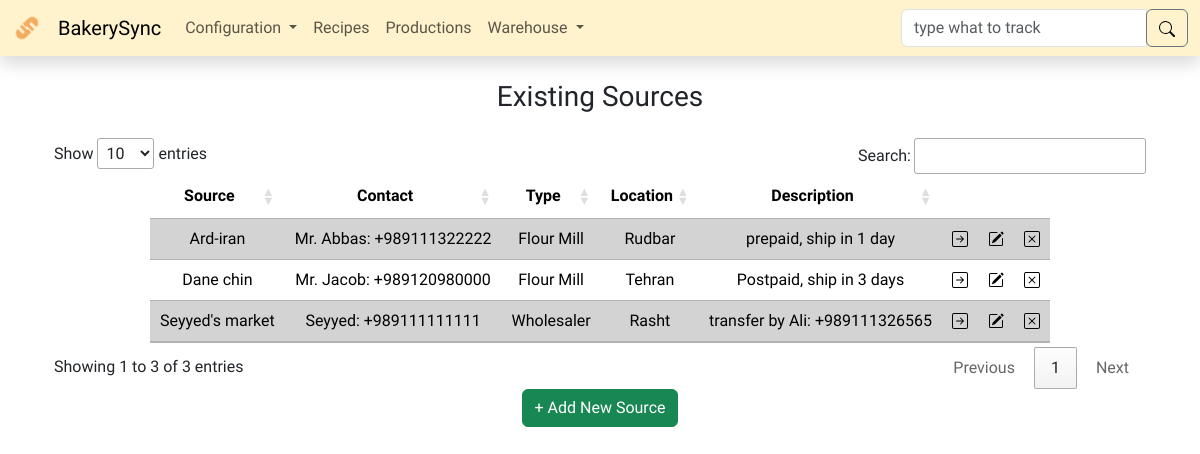
The app's page /sources/, older data.
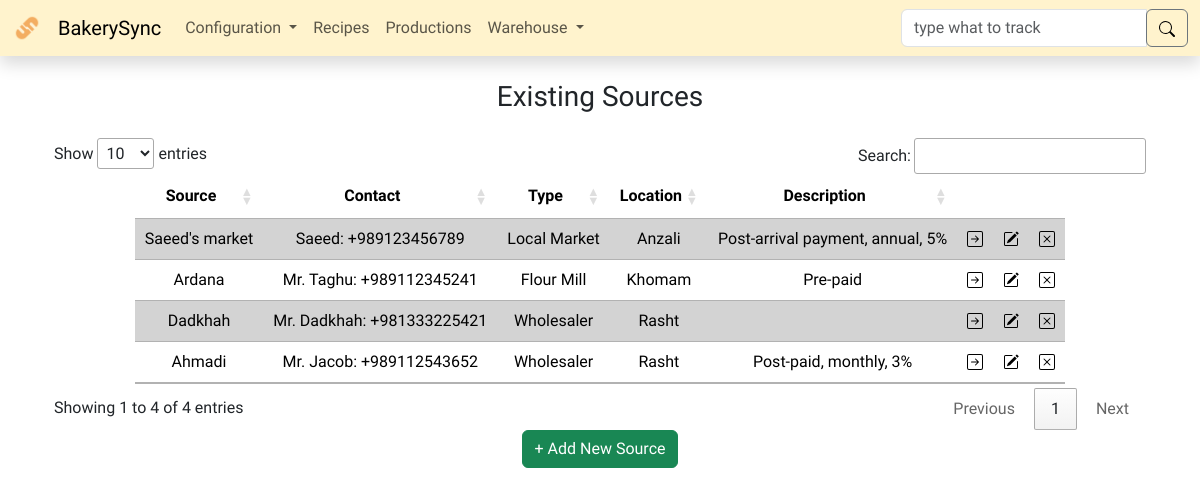
The same page, newer data.
### models.py (models this page shows, shortened)
class BaseModel(db.Model):
    __abstract__ = True
    id = db.Column(db.Integer, primary_key=True)

class Source(BaseModel):
    name = db.Column(db.String(255), unique=True, nullable=False)
    contact_person = db.Column(db.String(255))
    contact_information = db.Column(db.String(255))
    type = db.Column(db.String(255), nullable=False)
    location = db.Column(db.String(255))
    description = db.Column(db.String(255))
    arrivals = db.relationship('IngredientArrival', backref='source')

### routes/sources.py (the view)
@sources_bp.route('/', methods=['GET', 'POST'])
def sources():
    if request.method == 'POST':
        name = request.form['name'].capitalize()
        contact_person = request.form['contact_person'].title()
        contact_information = request.form['contact_information']
        type = request.form['type'].title()
        location = request.form['location'].title()
        description = request.form['description']
        new_source = Source(
            name=name,
            contact_person=contact_person,
            contact_information=contact_information,
            type=type,
            location=location,
            description=description
        )
        try:
            db.session.add(new_source)
            db.session.commit()
            flash('New source added successfully', 'success')
            return redirect(url_for('sources.sources'))
        except Exception as e:
            if 'UNIQUE constraint failed: source.name' in str(e):
                flash(
                    f'Can not add another source with the name {name}. Source name must be unique. Please choose a different name.', 'warning')
            else:
                flash(f'Error: {str(e)}', 'warning')
            db.session.rollback()  # Rollback any changes to the database
            return redirect(url_for('sources.sources'))
    else:
        sources = Source.query.all()
        return render_template('sources.html', sources=sources)

### app.py (called while the page is built)
@app.after_request
def after_request(response):
    response.headers["Cache-Control"] = "no-cache, no-store, must-revalidate"
    response.headers["Expires"] = 0
    response.headers["Pragma"] = "no-cache"
    return response

@app.template_filter('escape_html')
def escape_html_filter(s):
    result = ""
    for c in s:
        if c in ["'", '"']:
            result += "\\" + c
        else:
            result += c
    return result

### templates/sources.html (shortened to what this page needs)
{% extends "layout.html" %}
{%block main %}
<div class="container mx-auto text-center">
  <div class="container mx-auto">
    <h3 class="my-4">Existing Sources</h3>
    <table id="source_table" class="table table-striped w-auto mx-auto">
      <thead>
        <tr>
          <th>Source</th>
          <th>Contact</th>
          <th>Type</th>
          <th>Location</th>
          <th>Description</th>
          <th></th>
          <th></th>
          <th></th>
        </tr>
      </thead>
      <tbody>
        {% for source in sources %}
        <tr>
          <td>{{ source.name }}</td>
          <td>{{ source.contact_person }}: {{ source.contact_information }}</td>
          <td>{{ source.type }}</td>
          <td>{{ source.location }}</td>
          <td>{{ source.description }}</td>
          <td>
            <form action="{{ url_for('sources.track') }}" method="post">
              <input
                type="image"
                src="/static/icons/arrow-right-square.svg"
                alt="track"
                name="source_track"
                title="Track {{ source.name }}"
              />
            </form>
          </td>
          <td>
            <img
              src="/static/icons/pencil-square.svg"
              alt="edit"
              name="source_edit"
              type="button"
              class="edit-source"
              title="Edit {{ source.name }}"
              data-bs-toggle="offcanvas"
              data-bs-target="#EditCanvas"
              aria-controls="EditCanvas"
              onclick="populateCanvas(
              '{{ source.id }}',
              '{{ source.name|escape_html }}',
              '{{ source.contact_person|escape_html }}',
              '{{ source.contact_information|escape_html }}',
              '{{ source.type|escape_html }}',
              '{{ source.location|escape_html }}',
              '{{ source.description|escape_html }}'
            );"
            />
          </td>
          <td>
            <form
              id="del-{{ source.id }}"
              action="{{ url_for('sources.delete_source') }}"
              method="post"
            >
              <img
                src="/static/icons/x-square.svg"
                alt="delete"
                name="source_delete"
                type="submit"
                title="Delete {{ source.name }}"
                onclick="return confirmDelete('del-{{ source.id }}', '{{ source.name|escape_html }}');"
              />
            </form>
          </td>
        </tr>
        {% endfor %}
      </tbody>
    </table>
  </div>
  <button
    class="btn btn-success"
    type="button"
    data-bs-toggle="offcanvas"
    data-bs-target="#AddCanvas"
    aria-controls="AddCanvas"
  >
    + Add New Source
  </button>
</div>
{% endblock %}

### templates/layout.html (shortened to what this page needs)
<!DOCTYPE html>
<html lang="en">
  <head>
    <link
      href="https://cdn.jsdelivr.net/npm/bootstrap@5.3.2/dist/css/bootstrap.min.css"
      rel="stylesheet"
    />
    <link rel="stylesheet" href="https://cdn.datatables.net/1.13.6/css/jquery.dataTables.css" />
    <link href="/static/styles.css" rel="stylesheet" />
  </head>
  <body>
    <nav class="navbar navbar-expand-lg sticky-top bg-warning-subtle shadow">
      <div class="container-fluid">
        <img
          src="/static/images/android-chrome-512x512.png"
          alt="BakerySyncLogo"
          class="navbar-brand py-0"
          width="30"
          height="30"
        />
        <a class="navbar-brand" href="{{ url_for('index.index') }}">BakerySync</a>
        <div class="collapse navbar-collapse" id="navbarSupportedContent">
          <ul class="navbar-nav me-auto mb-2 mb-lg-0">
            <li class="nav-item dropdown">
              <a
                class="nav-link dropdown-toggle"
                href="#"
                role="button"
                data-bs-toggle="dropdown"
                aria-expanded="false"
              >
                Configuration
              </a>
            </li>
            <li class="nav-item">
              <a class="nav-link" aria-current="page" href="{{ url_for('recipes.recipes') }}"
                >Recipes</a
              >
            </li>
            <li class="nav-item">
              <a
                class="nav-link"
                aria-current="page"
                href="{{ url_for('productions.productions') }}"
                >Productions</a
              >
            </li>
            <li class="nav-item dropdown">
              <a
                class="nav-link dropdown-toggle"
                href="#"
                role="button"
                data-bs-toggle="dropdown"
                aria-expanded="false"
              >
                Warehouse
              </a>
            </li>
          </ul>
          <form class="form-inline" action="{{ url_for('index.index') }}" method="post">
            <div class="row g-3 align-items-center">
              <div class="col-auto">
                <div class="input-group my-0">
                  <input
                    type="search"
                    name="track"
                    id="track"
                    class="form-control"
                    placeholder="type what to track"
                    aria-label="type what to track"
                    autocomplete="on"
                    title="Must be at least 3 characters long"
                    required
                  />
                  <div class="input-group-append">
                    <button class="btn btn-outline-secondary" type="submit">
                      <img src="/static/icons/search.svg" />
                    </button>
                  </div>
                </div>
              </div>
            </div>
          </form>
        </div>
      </div>
    </nav>
    <main class="container-fluid text-center">{% block main %}{% endblock %}</main>
  </body>
</html>

### static/styles.css (style rules this page uses)
body { font-family: "Dosis", sans-serif; }
.navbar a { text-decoration: none; }
table input { border: none; background: transparent; padding: 0; vertical-align: middle; }
td form, td strong { display: inline; }
table.dataTable thead th, table.dataTable thead td, table.dataTable tfoot th, table.dataTable tfoot td { text-align: center; }
.table { --bs-table-striped-bg: lightgray; }
td { vertical-align: middle; }

Row changes from the older to the newer data that the page shows:
changed Source: name "Ard-iran" → "Saeed's market"; contact_person "Mr. Abbas" → "Saeed"; contact_information "+989111322222" → "+989123456789"; type "Flour Mill" → "Local Market"; location "Rudbar" → "Anzali"; description "prepaid, ship in 1 day" → "Post-arrival payment, annual, 5%"
changed Source "Flour Mill": name "Dane chin" → "Ardana"; contact_person "Mr. Jacob" → "Mr. Taghu"; contact_information "+989120980000" → "+989112345241"; location "Tehran" → "Khomam"; description "Postpaid, ship in 3 days" → "Pre-paid"
changed Source: name "Seyyed's market" → "Dadkhah"; contact_person "Seyyed" → "Mr. Dadkhah"; contact_information "+989111111111" → "+981333225421"; description "transfer by Ali: +989111326565" → (not shown)
added Source: name "Ahmadi", contact_person "Mr. Jacob", contact_information "+989112543652", type "Wholesaler", location "Rasht", description "Post-paid, monthly, 3%"
Text that changed along with them:
text written by a page script: "Show entries Search: Showing 1 to 3 of 3 entries Previous 1 Next" → "Show entries Search: Showing 1 to 4 of 4 entries Previous 1 Next"
